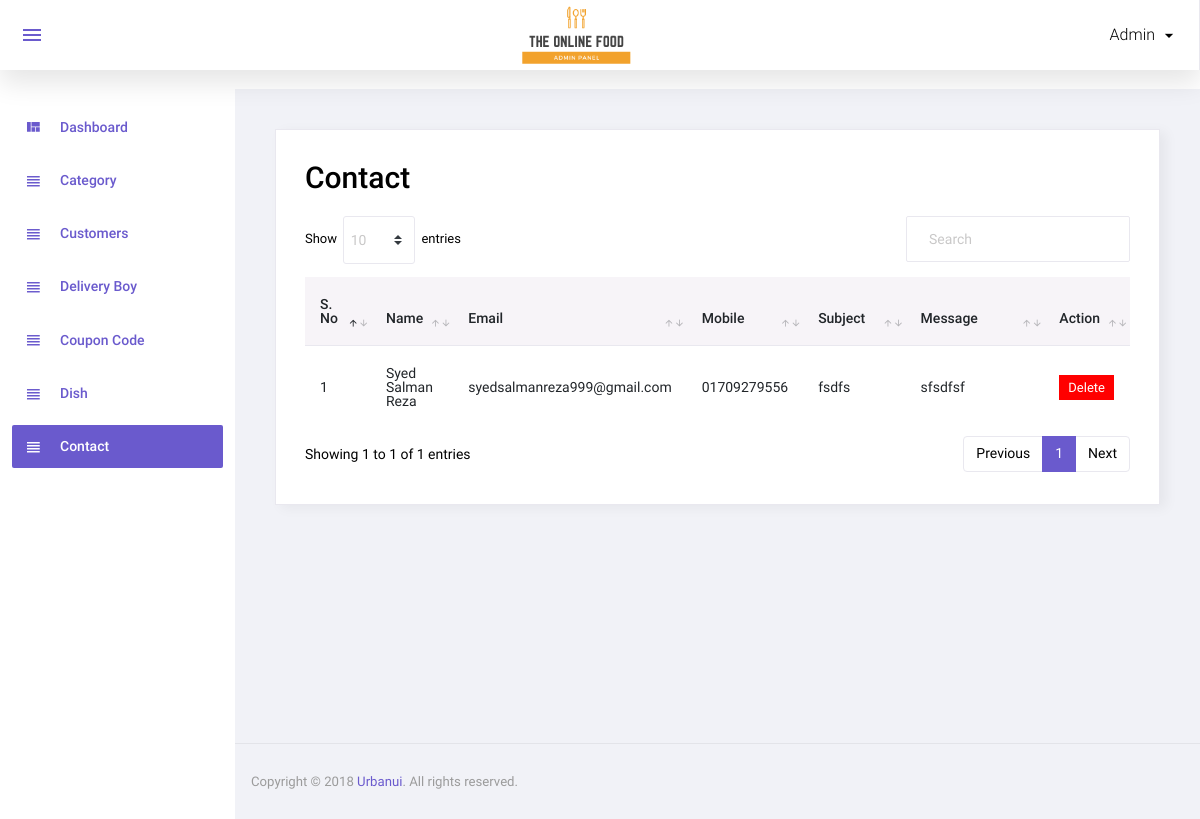
/admin/contact_admin.php (signed in), run on the app's committed database.
### tables this page shows
CREATE TABLE `contact_us` (
  `id` int(11) NOT NULL,
  `name` varchar(100) NOT NULL,
  `email` varchar(100) NOT NULL,
  `mobile` varchar(15) NOT NULL,
  `subject` varchar(200) NOT NULL,
  `message` text NOT NULL,
  `added_on` datetime NOT NULL
);

### admin/contact_admin.php (the view, shortened to what this page needs)
<?php
include('top.php');
$sql="select * from contact_us order by id";
$res=mysqli_query($con,$sql);
?>
    <div class="card">
        <div class="card-body">
            <h1 class="grid_title">Contact</h1>
            <div class="row grid_box">
                <div class="col-12">
                    <div class="table-responsive">
                        <table id="order-listing" class="table">
                            <thead>
                            <tr>
                                <th width="10%">S. No</th>
                                <th width="10%">Name</th>
                                <th width="10%">Email</th>
                                <th width="10%">Mobile</th>
                                <th width="19%">Subject</th>
                                <th width="40%">Message</th>
                                <th width="10%">Action</th>
                            </tr>
                            </thead>
                            <tbody>
                            <?php if(mysqli_num_rows($res)>0){
                                $i=1;
                                while($row=mysqli_fetch_assoc($res)){
                                    ?>
                                    <tr>
                                        <td><?php echo $i?></td>
                                        <td><?php echo $row['name']?></td>
                                        <td><?php echo $row['email']?></td>
                                        <td><?php echo $row['mobile']?></td>
                                        <td><?php echo $row['subject']?></td>
                                        <td><?php echo $row['message']?></td>
                                        <td>
                                            <a href="?id=<?php echo $row['id']?>&type=delete"><label class="badge badge-danger delete_red hand_cursor">Delete</label></a>
                                        </td>
                                    </tr>
                                    <?php
                                    $i++;
                                } } else { ?>
                                <tr>
                                    <td colspan="5">No data found</td>
                                </tr>
                            <?php } ?>
                            </tbody>
                        </table>
                    </div>
                </div>
            </div>
        </div>
    </div>
<?php include('footer.php');?>

### data on the page
contact_us: name "Syed Salman Reza", email "syedsalmanreza999@gmail.com", mobile "01709279556", subject "fsdfs", message "sfsdfsf"

### other printed values
$_SESSION['ADMIN_USER'] "Admin"
